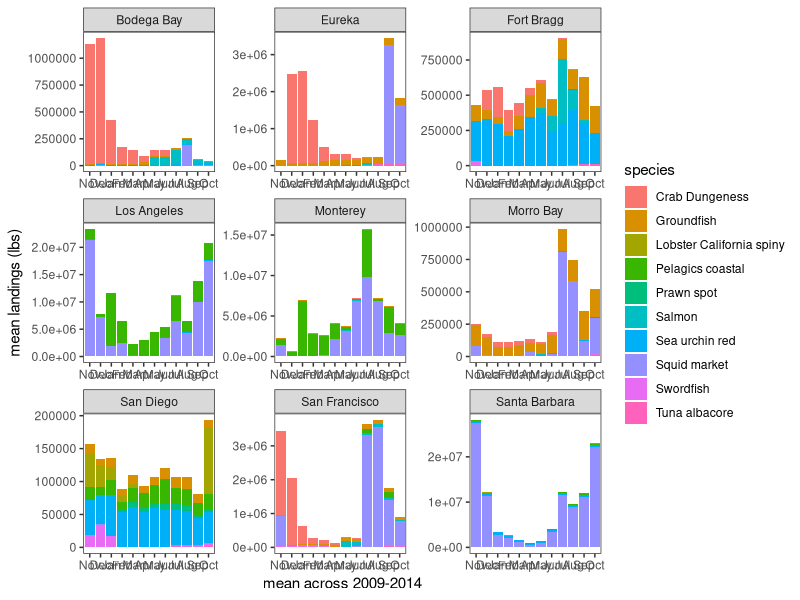
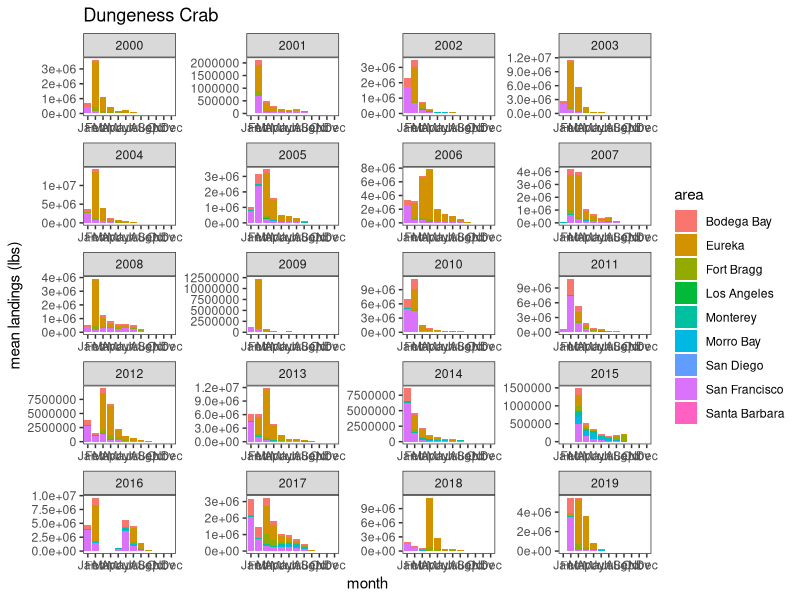
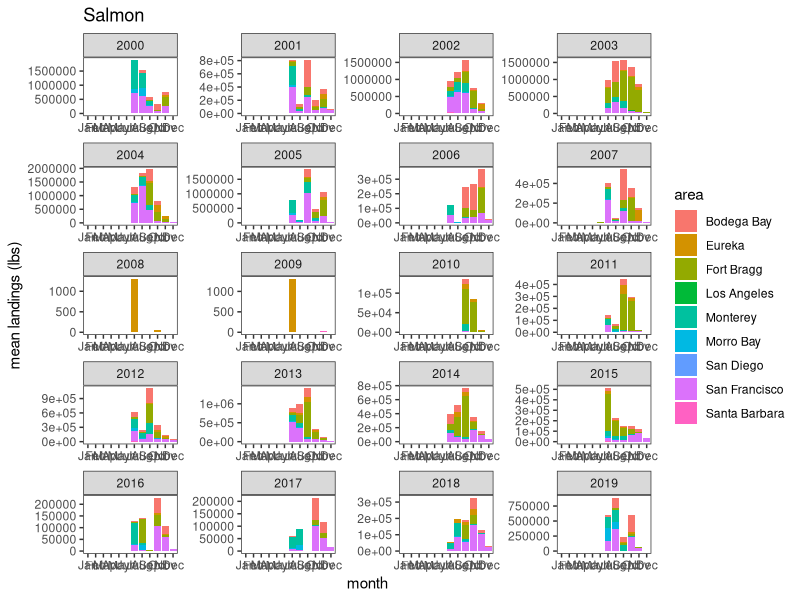

These charts were generated, in order, by the following R code:
# Analysis of the data from the nine areas within California, gathered from the
# California Department of Natural Resources, accessed here: 
# https://wildlife.ca.gov/Fishing/Commercial/Landings

library(stringr)
library(dplyr)
library(reshape2)
library(ggplot2)

# Import dataset of all areas
all_areas <- read.csv("Data/DFW areas/all_areas.csv")

# Column names for the initial columns of the overall dataframe
initial_cols <- c("Species", "January", "February", "March", "April", "May", "June",
                  "July", "August", "September", "October", "November", "December", 
                  "Landings", "year", "area")

# Islolate species of interest ------------------------------------------------
crab <- all_areas %>% filter(str_detect(Species, "Dungeness")) %>% bind_rows
lobster <- all_areas %>% filter(str_detect(Species, "Lobster")) %>% bind_rows
squid <- all_areas %>% filter(str_detect(Species, "Squid market")) %>% bind_rows
albacore <- all_areas %>% filter(str_detect(Species, "albacore")) %>% bind_rows
prawn <- all_areas %>% filter(str_detect(Species, "Prawn spot")) %>% bind_rows
urchin <- all_areas %>% filter(str_detect(Species, "Sea urchin red")) %>% bind_rows
swordfish <- all_areas %>% filter(str_detect(Species, "Swordfish")) %>% bind_rows

# Combine all groundfish together - from list here:
# https://wildlife.ca.gov/Conservation/Marine/Federal-Groundfish
groundfish <- all_areas %>% filter(str_detect(Species, "Halibut|Rockfish|
                                              Thornyhead|Sablefish|Skate|
                                              Shark leopard|Shark soupfin|
                                              Shark spiny dogfish|Ratfish|
                                              Cabezon|Greenling|Lingcod|Cod|
                                              Whiting|Scorpionfish|Flounder|
                                              Sole|Sanddab")) %>% bind_rows
# Remove species column, group by area & year, find sum
groundfish <- groundfish[, -1] %>% group_by(area, year) %>%
  summarize(across(January:Landings, sum))  
groundfish <- groundfish[, c(3:15, 2, 1)]  # Move year & area columns to the end
groundfish <- cbind(rep("Groundfish", length(groundfish$year)), groundfish)
colnames(groundfish) <- initial_cols

# Combine all salmon together
salmon <- all_areas %>% filter(str_detect(Species, "Salmon")) %>% bind_rows
salmon <- salmon %>% filter(!str_detect(Species, "Roe"))  # Remove salmon roe fishery
# Remove species column, group by area & year, find sum
salmon <- salmon[, -1] %>%  group_by(area, year) %>% 
  summarize(across(January:Landings, sum))
salmon <- salmon[, c(3:15, 2, 1)]  # Move year & area columns to the end
salmon <- cbind(rep("Salmon", length(salmon$year)), salmon)
colnames(salmon) <- initial_cols

# Combine coastal pelagic species gathered from NOAA fisheries
pelagics <- all_areas %>% filter(str_detect(Species, "Sardine|Mackerel Pacific|
                                            Mackerel jack|Anchovy northern")) %>% bind_rows
# Remove species column, group by area & year, find sum
pelagics <- pelagics[, -1] %>% group_by(area, year) %>% 
  summarize(across(January:Landings, sum))
pelagics <- pelagics[, c(3:15, 2, 1)]  # Move year & area columns to the end
pelagics <- cbind(rep("Pelagics coastal", length(pelagics$year)), pelagics)
colnames(pelagics) <- initial_cols

# Create dataframe of all species of interest
all_soi <- rbind(crab, lobster, squid, albacore, prawn, urchin, swordfish, 
                 groundfish, salmon, pelagics)

# Write a .csv file with just the species of interest
write.csv(all_soi, "Data/dfw_areas_soi.csv", row.names = FALSE)


# Monthly averages over the stable period of species of interest --------------
# Filter for 2009-2014
all_soi_stable <- all_soi %>% filter(between(year, 2009, 2014))

# Find monthly mean for each year
all_soi_stable <- all_soi_stable[, -15]  # remove year column
all_soi_stable$Species <- str_trim(all_soi_stable$Species, side = "both")  # Remove extra white spaces

all_soi_means <- all_soi_stable %>% 
  group_by(Species, area) %>% 
  summarize(across(January:Landings, mean))

all_soi_means <- all_soi_means[, -15]  # Remove total landings

# Update data for plotting ----------------------------------------------------
plot_cols <- c("species", "area", "Jan", "Feb", "Mar", "Apr", "May", "Jun",
               "Jul", "Aug", "Sep", "Oct", "Nov", "Dec")
colnames(all_soi_means) <- plot_cols

# Change column order to match other analyses - year starting in Nov
all_soi_means <- all_soi_means[, c(1, 2, 13, 14, 3:12)] 
all_soi_means2 <- melt(all_soi_means, id_vars = c("area", "species"))
colnames(all_soi_means2) <- c("species", "area", "month", "landings")

# Plot monthly means for stable period
monthly_areas_stable <- ggplot(all_soi_means2, aes(y = landings, x = month, fill = species)) +
  geom_bar(position = "stack", stat = "identity") +
  ylab("mean landings (lbs)") + xlab("mean across 2009-2014") +
  theme_bw() +
  theme(panel.grid.major = element_blank(), panel.grid.minor = element_blank()) +
  facet_wrap(~area, ncol = 3, scale = "free")

ggsave(filename="~/Desktop/area_monthly_landings_stable.pdf", monthly_areas_stable,
       width=400, height=250, units="mm", dpi=300)

# Yearly trends for species of interest ---------------------------------------

# Dungeness Crab
crab$year <- as.factor(crab$year)
crab2 <- crab[, c(15, 16, 12, 13, 2:11)]
colnames(crab2) <- plot_cols
crab_long <- melt(crab2, id_vars = c("area", "year"))
colnames(crab_long) <- c("year", "area", "month", "landings")

crab_monthly <- ggplot(crab_long, aes(y = landings, x = month, fill = area)) +
  geom_bar(position = "stack", stat = "identity") +
  ylab("mean landings (lbs)") +
  ggtitle("Dungeness Crab") + 
  theme_bw() +
  theme(panel.grid.major = element_blank(), panel.grid.minor = element_blank()) +
  facet_wrap(~year, ncol = 4, scale = "free")

ggsave(filename="~/Desktop/crab_monthly.pdf", crab_monthly,
       width=400, height=250, units="mm", dpi=300)

# Salmon
salmon$year <- as.factor(salmon$year)
salmon2 <- salmon[, c(15, 16, 12, 13, 2:11)]
colnames(salmon2) <- plot_cols
salmon_long <- melt(salmon2, id_vars = c("area", "year"))
colnames(salmon_long) <- c("year", "area", "month", "landings")

salmon_monthly <- ggplot(salmon_long, aes(y = landings, x = month, fill = area)) +
  geom_bar(position = "stack", stat = "identity") +
  ylab("mean landings (lbs)") +
  ggtitle("Salmon") + 
  theme_bw() +
  theme(panel.grid.major = element_blank(), panel.grid.minor = element_blank()) +
  facet_wrap(~year, ncol = 4, scale = "free")

ggsave(filename="~/Desktop/salmon_monthly.pdf", salmon_monthly,
       width=400, height=250, units="mm", dpi=300)
